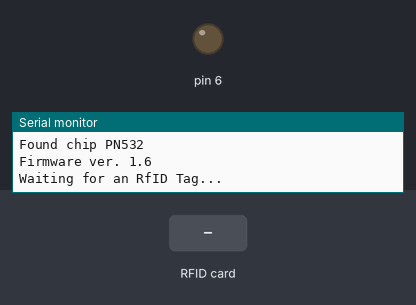
Recording of a sketch running on a simulated Arduino Uno, built with avr-gcc and run on an emulated ATmega328P. Parts: output pins drawn as LEDs (lit = HIGH), the last lines printed to the serial monitor. The test bench sets the inputs (shaded band).

Above: at 1.2 s.
1.3 s: RFID card 5E 7A 19 C4 held to the reader
At 1.7 s:
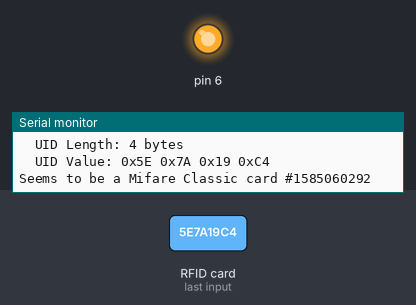
Timing chart, 0 to 4.3 s (numbered marks = the images above; inputs shaded):
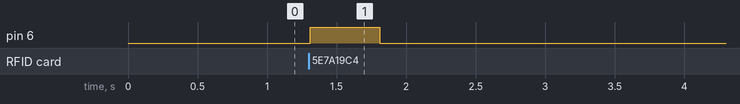

Measured:
- after the input at 1.3 s, pin 6: LOW → HIGH at once, → LOW 0.50 s later

The sketch:

rfid_reader.ino
```cpp
#include <Wire.h>
#include <Adafruit_PN532.h>


#define PN532_IRQ   (2)
#define PN532_RESET (3)


Adafruit_PN532 nfc(PN532_IRQ, PN532_RESET);

int ori(){
  digitalWrite(6,HIGH);
  delay(500);
  digitalWrite(6,LOW);
  delay(500);
}

void setup(void) {
  Serial.begin(115200);
  Serial.println("Hello!");
   pinMode(6, OUTPUT);

  nfc.begin();

  uint32_t versiondata = nfc.getFirmwareVersion();
  if (! versiondata) {
    Serial.print("Didn't find PN53x board");
    while (1);
  }

  Serial.print("Found chip PN5"); Serial.println((versiondata >> 24) & 0xFF, HEX);
  Serial.print("Firmware ver. "); Serial.print((versiondata >> 16) & 0xFF, DEC);
  Serial.print('.'); Serial.println((versiondata >> 8) & 0xFF, DEC);


  nfc.SAMConfig();

  Serial.println("Waiting for an RfID Tag...");
}


void loop(void) {
  uint8_t success;
  uint8_t uid[] = { 0, 0, 0, 0, 0, 0, 0 };
  uint8_t uidLength;


  success = nfc.readPassiveTargetID(PN532_MIFARE_ISO14443A, uid, &uidLength);

  if (success) {

    Serial.println("Found an RFID Tag");
    Serial.print("  UID Length: "); Serial.print(uidLength, DEC); Serial.println(" bytes");
    Serial.print("  UID Value: ");
    nfc.PrintHex(uid, uidLength);

    if (uidLength == 4) {
      // We probably have a Mifare Classic card ...
      uint32_t cardid = uid[0];
      cardid <<= 8;
      cardid |= uid[1];
      cardid <<= 8;
      cardid |= uid[2];
      cardid <<= 8;
      cardid |= uid[3];
      Serial.print("Seems to be a Mifare Classic card #");
      Serial.println(cardid);

      if (cardid==2637026564){
        Serial.println("----------------------------\nFAKE\n----------------------------");
      Serial.println("Manufacturer:Skechers | Manufacturing Date: 9th May'2023");
      Serial.println("Retailer:\"Unauthorized Retailer\"");
      Serial.println("Customer:0xd2F14f8965470F0CE8850BFeEBFfdb257D7eE62C");
      }


      if (cardid==4254057220){
      Serial.println("----------------------------\nORIGINAL\n----------------------------");
      Serial.println("Manufacturer:Skechers | Manufacturing Date: 23rd May'2023");
      Serial.println("Retailer:B238s");
      Serial.println("Customer:0xkhre34f89654fdfdffefe850BFeEBFfdb257eE62C");
            }


      if (cardid==1552452259){
      Serial.println("----------------------------\nORIGINAL\n----------------------------");
      Serial.println("Manufacturer:Skechers | Manufacturing Date: 15th May'2023");
      Serial.println("Retailer:C287s");
      Serial.println("Customer:0xd2F14f8965470F0CE8850BFeEBFfdb257D7eE62C");
              }

    }
    ori();
    delay(1000);


  }
}
```
